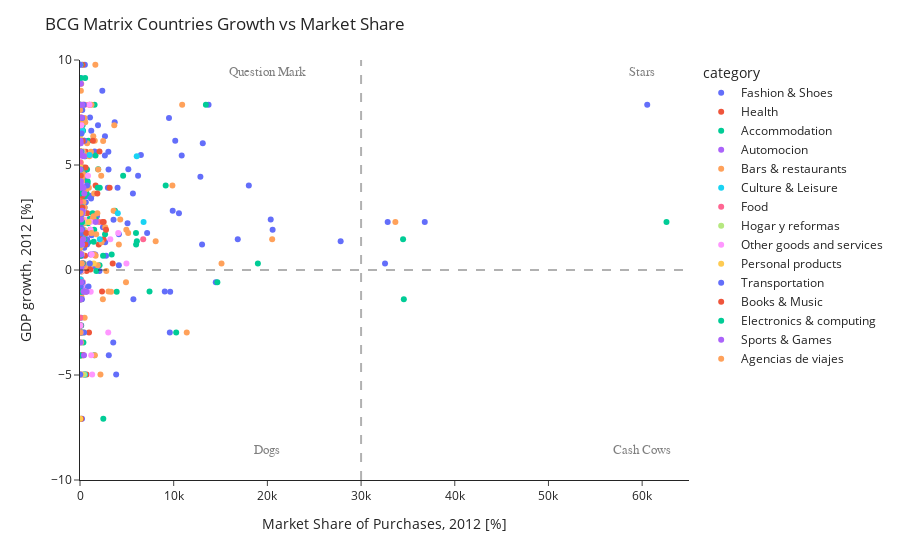

The notebook cell this image was saved under:
### Code cell
data = px.scatter(df1, x='sum_amount', y='growth_GDP', color='category', hover_name='country_name',
                  size_max=20)

layout = go.Layout(
    title='Growth-Share Matrix of countries Madrid transactions',
    xaxis=dict(
        title='Market Share of Purchases, 2012 [%]',
        gridcolor='rgb(255, 255, 255)',
        zerolinewidth=1,
        ticklen=5,
        gridwidth=2,
    ),
    yaxis=dict(
        title='GDP per Capity, 2012 [%]',
        gridcolor='rgb(255, 255, 255)',
        zerolinewidth=1,
        ticklen=5,
        gridwidth=2,
    ),
    paper_bgcolor='rgb(0,0,0,0)',
    plot_bgcolor='rgb(0,0,0,0)',
)

fig = go.Figure(data=data, layout=layout)

fig = fig.update_layout(
    yaxis_range=[-10,10], 
    title='BCG Matrix Countries Growth vs Market Share',
    yaxis=dict(title='GDP growth, 2012 [%]'))    
fig.update_layout(
    xaxis_range=[0,65000],
    xaxis=dict(title='Market Share of Purchases, 2012 [%]'))

fig.update_layout(template="simple_white")
fig.add_hline(y=0,line_width=2, line_dash="dash", line_color="black")
fig.add_vline(x=30000, line_width=2, line_dash="dash", line_color="black")

fig.add_annotation(
    x=20000
    , y=9
    , text='Question Mark'
    , yanchor='bottom'
    , showarrow=False
    , arrowhead=1
    , arrowsize=1
    , arrowwidth=2
    , arrowcolor="#636363"
    , ax=-20
    , ay=-30
    , font=dict(size=13, color="grey", family="Sans Serif")
    , align="left"
    ,)
fig.add_annotation(
    x=60000
    , y=9
    , text='Stars'
    , yanchor='bottom'
    , showarrow=False
    , arrowhead=1
    , arrowsize=1
    , arrowwidth=2
    , arrowcolor="#636363"
    , ax=-20
    , ay=-30
    , font=dict(size=13, color="grey", family="Sans Serif")
    , align="left"
    ,)

fig.add_annotation(
    x=60000
    , y=-9
    , text='Cash Cows'
    , yanchor='bottom'
    , showarrow=False
    , arrowhead=1
    , arrowsize=1
    , arrowwidth=2
    , arrowcolor="#636363"
    , ax=-20
    , ay=-30
    , font=dict(size=13, color="grey", family="Sans Serif")
    , align="left"
    ,)

fig.add_annotation(
    x=20000
    , y=-9
    , text='Dogs'
    , yanchor='bottom'
    , showarrow=False
    , arrowhead=1
    , arrowsize=1
    , arrowwidth=2
    , arrowcolor="#636363"
    , ax=-20
    , ay=-30
    , font=dict(size=13, color="grey", family="Sans Serif")
    , align="left"
    ,)

### Figure 1 — Plotly figure (JSON) as saved in the notebook; plotly's stock layout.template omitted (floating-point values rounded to 4 significant figures)
{"data": [{"hovertemplate": "<b>%{hovertext}</b><br><br>category=Fashion & Shoes<br>sum_amount=%{x}<br>growth_GDP=%{y}<extra></extra>", "hovertext": ["Algeria", "Andorra", "Angola", "Argentina", "Australia", "Austria", "Azerbaijan", "Bahrain", "Belarus", "Belgium", "Bosnia and Herzegovina", "Botswana", "Brazil", "Bulgaria", "Canada", "Cayman Islands", "Chile", "China", "Colombia", "Costa Rica", "Croatia", "Curacao", "Cyprus", "Czechia", "Côte d'Ivoire", "Denmark", "Dominican Republic", "Ecuador", "Egypt", "El Salvador", "Estonia", "Finland", "France", "Georgia", "Greece", "Guatemala", "Honduras", "Hong Kong", "Hungary", "Iceland", "India", "Indonesia", "Iraq", "Ireland", "Israel", "Italy", "Jamaica", "Japan", "Jordan", "Kazakhstan", "Korea, Republic of", "Kuwait", "Latvia", "Lebanon", "Lithuania", "Luxembourg", "Malawi", "Malaysia", "Mexico", "Moldova, Republic of", "Mongolia", "Morocco", "Mozambique", "Netherlands", "New Zealand", "Nigeria", "North Macedonia", "Norway", "Pakistan", "Panama", "Paraguay", "Peru", "Philippines", "Poland", "Portugal", "Puerto Rico", "Qatar", "Romania", "Russian Federation", "Saudi Arabia", "Senegal", "Singapore", "Slovakia", "Slovenia", "South Africa", "Sri Lanka", "Sweden", "Switzerland", "Taiwan, Province of China", "Thailand", "Trinidad and Tobago", "Turkey", "Uganda", "Ukraine", "United Arab Emirates", "United Kingdom ", "United States of America", "Uruguay", "Uzbekistan", "Venezuela (Bolivarian Republic of)", "Viet Nam", "Zimbabwe"], "legendgroup": "Fashion & Shoes", "marker": {"color": "#636efa", "symbol": "circle"}, "mode": "markers", "name": "Fashion & Shoes", "orientation": "v", "showlegend": true, "type": "scatter", "x": [1183.0, 3860.0, 2381.0, 9048.0, 4008.0, 2779.0, 146.7, 502.6, 507.0, 1626.0, 311.3, 584.9, 20560.0, 1413.0, 7165.0, 250.4, 10170.0, 60540.0, 2975.0, 315.8, 105.5, 107.9, 3550.0, 905.8, 242.2, 4149.0, 560.4, 1563.0, 5074.0, 217.6, 615.9, 5700.0, 32560.0, 2666.0, 214.6, 491.5, 104.7, 4149.0, 124.7, 450.3, 2653.0, 13100.0, 85.55, 2076.0, 9894.0, 9585.0, 237.9, 27820.0, 49.9, 5159.0, 20360.0, 1201.0, 3705.0, 1804.0, 403.9, 1237.0, 14.9, 6498.0, 5647.0, 100.8, 653.3, 65.85, 1071.0, 9627.0, 214.5, 335.6, 91.85, 10560.0, 873.8, 518.7, 254.7, 428.2, 1920.0, 2688.0, 3074.0, 78.87, 484.3, 2449.0, 18020.0, 226.3, 122, 12850.0, 418.1, 131.7, 3578.0, 102.9, 14490.0, 13030.0, 13720.0, 9498.0, 128.3, 3046.0, 324.9, 1631.0, 6200.0, 16840.0, 32840.0, 1212.0, 461.5, 3026.0, 1297.0, 127], "xaxis": "x", "y": [3.4, -4.974, 8.54, -1.026, 3.917, 0.6804, 2.165, 3.728, 1.687, 0.7392, -0.8218, 4.456, 1.921, 0.7549, 1.762, 1.23, 6.155, 7.864, 3.913, 4.883, -2.276, -0.06589, -3.447, -0.785, 7.62, 0.2265, 2.717, 5.642, 2.226, 2.816, 3.228, -1.398, 0.3131, 6.369, -7.087, 2.975, 4.129, 1.7, -1.258, 1.064, 5.456, 6.03, 13.94, -0.05235, 2.823, -2.981, -0.6136, 1.375, 2.429, 4.8, 2.403, 6.626, 7.037, 2.565, 3.844, 1.65, 1.886, 5.473, 3.642, -0.5897, 12.32, 3.01, 7.258, -1.03, 2.245, 4.23, -0.4562, 2.703, 3.507, 9.779, -0.708, 6.14, 6.897, 1.325, -4.057, 0.02928, 4.73, 2.041, 4.024, 5.411, 4.003, 4.435, 1.358, -2.639, 2.396, 9.145, -0.5883, 1.217, 7.864, 7.243, 1.343, 4.788, 3.837, 0.1523, 4.484, 1.47, 2.281, 3.538, 7.102, 5.626, 5.5, 16.67], "yaxis": "y"}, {"hovertemplate": "<b>%{hovertext}</b><br><br>category=Health<br>sum_amount=%{x}<br>growth_GDP=%{y}<extra></extra>", "hovertext": ["Algeria", "Andorra", "Argentina", "Austria", "Belgium", "Bosnia and Herzegovina", "Brazil", "Canada", "Chile", "China", "Colombia", "Costa Rica", "Denmark", "Dominican Republic", "Ecuador", "Egypt", "El Salvador", "Finland", "France", "Greece", "Guatemala", "Iceland", "India", "Ireland", "Israel", "Italy", "Japan", "Jordan", "Kazakhstan", "Korea, Republic of", "Kuwait", "Lebanon", "Lithuania", "Luxembourg", "Mexico", "Mozambique", "Netherlands", "Norway", "Panama", "Peru", "Philippines", "Poland", "Portugal", "Puerto Rico", "Qatar", "Romania", "Russian Federation", "Singapore", "Slovenia", "South Africa", "Sweden", "Switzerland", "Taiwan, Province of China", "Turkey", "Ukraine", "United Kingdom ", "United States of America", "Uruguay", "Uzbekistan", "Venezuela (Bolivarian Republic of)", "Viet Nam"], "legendgroup": "Health", "marker": {"color": "#EF553B", "symbol": "circle"}, "mode": "markers", "name": "Health", "orientation": "v", "showlegend": true, "type": "scatter", "x": [216.6, 703.9, 343.9, 540.5, 128.3, 5.95, 1111.0, 262.2, 452.9, 1011.0, 374.3, 23.67, 167.1, 149.3, 12.52, 379.3, 11.4, 150.7, 3489.0, 120.2, 18.75, 9.88, 21.93, 700.5, 207.3, 961.2, 298.6, 79.2, 10.4, 175.7, 5.82, 39.8, 10.9, 437.6, 518.1, 75.5, 613.6, 775.3, 282.1, 33.33, 107.9, 89.18, 372.2, 12.52, 78.1, 29.8, 1666.0, 21.14, 59.6, 20.69, 296.5, 2000.0, 31.87, 26.94, 914.8, 2512.0, 2529.0, 26.86, 18.68, 629.4, 206.4], "xaxis": "x", "y": [3.4, -4.974, -1.026, 0.6804, 0.7392, -0.8218, 1.921, 1.762, 6.155, 7.864, 3.913, 4.883, 0.2265, 2.717, 5.642, 2.226, 2.816, -1.398, 0.3131, -7.087, 2.975, 1.064, 5.456, -0.05235, 2.823, -2.981, 1.375, 2.429, 4.8, 2.403, 6.626, 2.565, 3.844, 1.65, 3.642, 7.258, -1.03, 2.703, 9.779, 6.14, 6.897, 1.325, -4.057, 0.02928, 4.73, 2.041, 4.024, 4.435, -2.639, 2.396, -0.5883, 1.217, 7.864, 4.788, 0.1523, 1.47, 2.281, 3.538, 7.102, 5.626, 5.5], "yaxis": "y"}, {"hovertemplate": "<b>%{hovertext}</b><br><br>category=Accommodation<br>sum_amount=%{x}<br>growth_GDP=%{y}<extra></extra>", "hovertext": ["Andorra", "Argentina", "Armenia", "Australia", "Austria", "Bahrain", "Belgium", "Botswana", "Brazil", "Bulgaria", "Canada", "Chile", "China", "Colombia", "Costa Rica", "Cyprus", "Denmark", "Egypt", "Finland", "France", "Greece", "Guatemala", "Honduras", "Hong Kong", "Iceland", "India", "Indonesia", "Ireland", "Israel", "Italy", "Japan", "Jordan", "Kazakhstan", "Kenya", "Korea, Republic of", "Kuwait", "Lebanon", "Lithuania", "Malaysia", "Malta", "Mexico", "Netherlands", "Nigeria", "Norway", "Pakistan", "Panama", "Philippines", "Poland", "Portugal", "Qatar", "Romania", "Russian Federation", "Samoa", "Saudi Arabia", "Senegal", "Singapore", "Slovenia", "South Africa", "Sri Lanka", "Sweden", "Switzerland", "Taiwan, Province of China", "Trinidad and Tobago", "Turkey", "Ukraine", "United Arab Emirates", "United Kingdom ", "United States of America", "Venezuela (Bolivarian Republic of)"], "legendgroup": "Accommodation", "marker": {"color": "#00cc96", "symbol": "circle"}, "mode": "markers", "name": "Accommodation", "orientation": "v", "showlegend": true, "type": "scatter", "x": [521.4, 7421.0, 28, 2110.0, 2461.0, 71.51, 3383.0, 266.5, 1516.0, 30.02, 5975.0, 892.0, 13440.0, 1885.0, 31.8, 365.0, 2089.0, 860.5, 34560.0, 18990.0, 2487.0, 311.5, 478.9, 2673.0, 17.5, 1657.0, 7.04, 1741.0, 3733.0, 10270.0, 6069.0, 1017.0, 1939.0, 360.1, 1677.0, 325, 118.2, 521.4, 153.0, 813.2, 713.7, 3915.0, 816.9, 1346.0, 500, 80.1, 273.8, 887.6, 1526.0, 91.36, 125.8, 9144.0, 30.13, 551.2, 690.7, 182.7, 95.5, 1332.0, 549.0, 14660.0, 5988.0, 1557.0, 1461.0, 751.9, 185.3, 4603.0, 34480.0, 62600.0, 116.6], "xaxis": "x", "y": [-4.974, -1.026, 7.2, 3.917, 0.6804, 3.728, 0.7392, 4.456, 1.921, 0.7549, 1.762, 6.155, 7.864, 3.913, 4.883, -3.447, 0.2265, 2.226, -1.398, 0.3131, -7.087, 2.975, 4.129, 1.7, 1.064, 5.456, 6.03, -0.05235, 2.823, -2.981, 1.375, 2.429, 4.8, 4.569, 2.403, 6.626, 2.565, 3.844, 5.473, 4.118, 3.642, -1.03, 4.23, 2.703, 3.507, 9.779, 6.897, 1.325, -4.057, 4.73, 2.041, 4.024, -4.089, 5.411, 4.003, 4.435, -2.639, 2.396, 9.145, -0.5883, 1.217, 7.864, 1.343, 4.788, 0.1523, 4.484, 1.47, 2.281, 5.626], "yaxis": "y"}, {"hovertemplate": "<b>%{hovertext}</b><br><br>category=Automocion<br>sum_amount=%{x}<br>growth_GDP=%{y}<extra></extra>", "hovertext": ["Andorra", "Bahrain", "Belgium", "India", "United Kingdom "], "legendgroup": "Automocion", "marker": {"color": "#ab63fa", "symbol": "circle"}, "mode": "markers", "name": "Automocion", "orientation": "v", "showlegend": true, "type": "scatter", "x": [390.1, 119.6, 1135.0, 114.9, 55.78], "xaxis": "x", "y": [-4.974, 3.728, 0.7392, 5.456, 1.47], "yaxis": "y"}, {"hovertemplate": "<b>%{hovertext}</b><br><br>category=Bars & restaurants<br>sum_amount=%{x}<br>growth_GDP=%{y}<extra></extra>", "hovertext": ["Andorra", "Angola", "Argentina", "Australia", "Austria", "Belarus", "Belgium", "Bolivia (Plurinational State of)", "Brazil", "Canada", "Cayman Islands", "Chile", "China", "Colombia", "Costa Rica", "Croatia", "Curacao", "Cyprus", "Czechia", "Côte d'Ivoire", "Denmark", "Dominican Republic", "Ecuador", "Egypt", "Estonia", "Finland", "France", "Georgia", "Guatemala", "Honduras", "Hong Kong", "Hungary", "Iceland", "India", "Indonesia", "Ireland", "Israel", "Italy", "Japan", "Jordan", "Kazakhstan", "Kenya", "Korea, Republic of", "Kuwait", "Latvia", "Lebanon", "Lithuania", "Luxembourg", "Malaysia", "Malta", "Mexico", "Moldova, Republic of", "Morocco", "Netherlands", "Nigeria", "North Macedonia", "Norway", "Oman", "Panama", "Paraguay", "Peru", "Philippines", "Poland", "Portugal", "Puerto Rico", "Qatar", "Romania", "Russian Federation", "Saudi Arabia", "Singapore", "Slovakia", "South Africa", "Sweden", "Switzerland", "Taiwan, Province of China", "Thailand", "Turkey", "Ukraine", "United Arab Emirates", "United Kingdom ", "United States of America", "Uruguay", "Uzbekistan", "Venezuela (Bolivarian Republic of)"], "legendgroup": "Bars & restaurants", "marker": {"color": "#FFA15A", "symbol": "circle"}, "mode": "markers", "name": "Bars & restaurants", "orientation": "v", "showlegend": true, "type": "scatter", "x": [2183.0, 90.72, 3038.0, 477.1, 1667.0, 16.3, 1532.0, 84.9, 4946.0, 5142.0, 599.7, 1577.0, 10900.0, 946.0, 381.8, 496.5, 173.6, 124.1, 100.8, 8.1, 1899.0, 211.1, 354.7, 477.6, 373.9, 2440.0, 15100.0, 1417.0, 488.5, 24.84, 1732.0, 140, 27.4, 631.1, 758.1, 2806.0, 3585.0, 11390.0, 8077.0, 1346.0, 75.04, 325.6, 4295.0, 165.9, 560.1, 1451.0, 668.8, 453.4, 572.6, 40, 1510.0, 106.6, 43.65, 3314.0, 212.1, 71.05, 1854.0, 132.7, 1638.0, 13.1, 2470.0, 3657.0, 2308.0, 1586.0, 129.4, 9.7, 2690.0, 9863.0, 999.4, 273.8, 50.95, 1464.0, 4908.0, 4146.0, 1229.0, 485.4, 1944.0, 542.8, 2261.0, 20510.0, 33660.0, 114.3, 195, 1163.0], "xaxis": "x", "y": [-4.974, 8.54, -1.026, 3.917, 0.6804, 1.687, 0.7392, 5.122, 1.921, 1.762, 1.23, 6.155, 7.864, 3.913, 4.883, -2.276, -0.06589, -3.447, -0.785, 7.62, 0.2265, 2.717, 5.642, 2.226, 3.228, -1.398, 0.3131, 6.369, 2.975, 4.129, 1.7, -1.258, 1.064, 5.456, 6.03, -0.05235, 2.823, -2.981, 1.375, 2.429, 4.8, 4.569, 2.403, 6.626, 7.037, 2.565, 3.844, 1.65, 5.473, 4.118, 3.642, -0.5897, 3.01, -1.03, 4.23, -0.4562, 2.703, 8.863, 9.779, -0.708, 6.14, 6.897, 1.325, -4.057, 0.02928, 4.73, 2.041, 4.024, 5.411, 4.435, 1.358, 2.396, -0.5883, 1.217, 7.864, 7.243, 4.788, 0.1523, 4.484, 1.47, 2.281, 3.538, 7.102, 5.626], "yaxis": "y"}, {"hovertemplate": "<b>%{hovertext}</b><br><br>category=Culture & Leisure<br>sum_amount=%{x}<br>growth_GDP=%{y}<extra></extra>", "hovertext": ["Andorra", "Argentina", "Austria", "Brazil", "Canada", "Cayman Islands", "Chile", "China", "Egypt", "Finland", "France", "Israel", "Italy", "Japan", "Kazakhstan", "Korea, Republic of", "Kuwait", "Malaysia", "Morocco", "North Macedonia", "Norway", "Paraguay", "Portugal", "Romania", "Russian Federation", "Saudi Arabia", "Sweden", "Switzerland", "Taiwan, Province of China", "United Kingdom ", "United States of America", "Venezuela (Bolivarian Republic of)"], "legendgroup": "Culture & Leisure", "marker": {"color": "#19d3f3", "symbol": "circle"}, "mode": "markers", "name": "Culture & Leisure", "orientation": "v", "showlegend": true, "type": "scatter", "x": [504.5, 28.4, 9.2, 415, 333.7, 302.7, 353.2, 4, 90, 24.3, 395.6, 65.7, 20.45, 216, 37, 30.5, 252.3, 1009.0, 201.8, 45, 4036.0, 29, 8.5, 83.2, 91.9, 6054.0, 54, 59, 65, 2117.0, 6787.0, 23.6], "xaxis": "x", "y": [-4.974, -1.026, 0.6804, 1.921, 1.762, 1.23, 6.155, 7.864, 2.226, -1.398, 0.3131, 2.823, -2.981, 1.375, 4.8, 2.403, 6.626, 5.473, 3.01, -0.4562, 2.703, -0.708, -4.057, 2.041, 4.024, 5.411, -0.5883, 1.217, 7.864, 1.47, 2.281, 5.626], "yaxis": "y"}, {"hovertemplate": "<b>%{hovertext}</b><br><br>category=Food<br>sum_amount=%{x}<br>growth_GDP=%{y}<extra></extra>", "hovertext": ["Andorra", "Argentina", "Australia", "Austria", "Belarus", "Belgium", "Bolivia (Plurinational State of)", "Brazil", "Canada", "China", "Colombia", "Croatia", "Czechia", "Denmark", "El Salvador", "Estonia", "Finland", "France", "Guatemala", "Ireland", "Israel", "Italy", "Japan", "Mexico", "Netherlands", "Norway", "Philippines", "Poland", "Russian Federation", "Slovenia", "Sweden", "Ukraine", "United Kingdom ", "United States of America"], "legendgroup": "Food", "marker": {"color": "#FF6692", "symbol": "circle"}, "mode": "markers", "name": "Food", "orientation": "v", "showlegend": true, "type": "scatter", "x": [95.35, 9.25, 13.81, 117.2, 5.85, 42.35, 12.65, 136.2, 1170.0, 510.6, 7.7, 19.23, 6.1, 274.4, 5, 11.85, 63.05, 392.6, 13.09, 29.22, 55.3, 166.5, 284.5, 27.59, 69.42, 179.8, 10.95, 80, 395.5, 47.7, 160.6, 21.55, 6746.0, 2048.0], "xaxis": "x", "y": [-4.974, -1.026, 3.917, 0.6804, 1.687, 0.7392, 5.122, 1.921, 1.762, 7.864, 3.913, -2.276, -0.785, 0.2265, 2.816, 3.228, -1.398, 0.3131, 2.975, -0.05235, 2.823, -2.981, 1.375, 3.642, -1.03, 2.703, 6.897, 1.325, 4.024, -2.639, -0.5883, 0.1523, 1.47, 2.281], "yaxis": "y"}, {"hovertemplate": "<b>%{hovertext}</b><br><br>category=Hogar y reformas<br>sum_amount=%{x}<br>growth_GDP=%{y}<extra></extra>", "hovertext": ["Andorra", "Argentina", "Australia", "Austria", "Belgium", "Belize", "Brazil", "China", "Colombia", "Cyprus", "Denmark", "Dominican Republic", "Finland", "France", "Italy", "Japan", "Lithuania", "Mexico", "Netherlands", "Norway", "Peru", "Poland", "Portugal", "Russian Federation", "Singapore", "South Africa", "Sweden", "Switzerland", "Turkey", "United Kingdom ", "United States of America"], "legendgroup": "Hogar y reformas", "marker": {"color": "#B6E880", "symbol": "circle"}, "mode": "markers", "name": "Hogar y reformas", "orientation": "v", "showlegend": true, "type": "scatter", "x": [434.8, 6.99, 35.98, 10.8, 19.99, 29.99, 283.6, 13.98, 7.99, 13.95, 152.8, 24.97, 52.94, 1019.0, 289.8, 345.2, 11.96, 32.56, 29.97, 319.7, 25.94, 114.0, 16.4, 170.9, 33.98, 33.94, 130.9, 252.3, 25.95, 197.9, 570.1], "xaxis": "x", "y": [-4.974, -1.026, 3.917, 0.6804, 0.7392, 2.428, 1.921, 7.864, 3.913, -3.447, 0.2265, 2.717, -1.398, 0.3131, -2.981, 1.375, 3.844, 3.642, -1.03, 2.703, 6.14, 1.325, -4.057, 4.024, 4.435, 2.396, -0.5883, 1.217, 4.788, 1.47, 2.281], "yaxis": "y"}, {"hovertemplate": "<b>%{hovertext}</b><br><br>category=Other goods and services<br>sum_amount=%{x}<br>growth_GDP=%{y}<extra></extra>", "hovertext": ["Andorra", "Argentina", "Australia", "Austria", "Bahrain", "Belgium", "Belize", "Brazil", "Bulgaria", "Canada", "Chile", "China", "Colombia", "Czechia", "Denmark", "Dominican Republic", "Finland", "France", "Ireland", "Israel", "Italy", "Japan", "Korea, Republic of", "Malaysia", "Mexico", "Netherlands", "Norway", "Panama", "Peru", "Philippines", "Poland", "Portugal", "Russian Federation", "Saudi Arabia", "Slovenia", "South Africa", "Sweden", "Switzerland", "Turkey", "United Arab Emirates", "United Kingdom ", "United States of America", "Venezuela (Bolivarian Republic of)"], "legendgroup": "Other goods and services", "marker": {"color": "#FF97FF", "symbol": "circle"}, "mode": "markers", "name": "Other goods and services", "orientation": "v", "showlegend": true, "type": "scatter", "x": [1298.0, 456.3, 144, 15, 26.27, 1248.0, 93.77, 1129.0, 61, 4079.0, 38.7, 1017, 95, 200, 154.6, 5.35, 82, 4956.0, 161.1, 302, 3014.0, 569.9, 470.2, 57.75, 100.4, 1143.0, 201.1, 20, 179.5, 150.8, 57.75, 1192.0, 327.8, 21.35, 19.25, 74.66, 305.2, 229.9, 61.25, 855, 3234.0, 1117.0, 205.2], "xaxis": "x", "y": [-4.974, -1.026, 3.917, 0.6804, 3.728, 0.7392, 2.428, 1.921, 0.7549, 1.762, 6.155, 7.864, 3.913, -0.785, 0.2265, 2.717, -1.398, 0.3131, -0.05235, 2.823, -2.981, 1.375, 2.403, 5.473, 3.642, -1.03, 2.703, 9.779, 6.14, 6.897, 1.325, -4.057, 4.024, 5.411, -2.639, 2.396, -0.5883, 1.217, 4.788, 4.484, 1.47, 2.281, 5.626], "yaxis": "y"}, {"hovertemplate": "<b>%{hovertext}</b><br><br>category=Personal products<br>sum_amount=%{x}<br>growth_GDP=%{y}<extra></extra>", "hovertext": ["Andorra", "Argentina", "Australia", "Austria", "Brazil", "Bulgaria", "China", "Colombia", "Costa Rica", "Ecuador", "Egypt", "Finland", "France", "Georgia", "Greece", "Guatemala", "Ireland", "Israel", "Italy", "Japan", "Mexico", "Netherlands", "Norway", "Portugal", "Russian Federation", "Singapore", "South Africa", "Sweden", "Switzerland", "Taiwan, Province of China", "Turkey", "United Kingdom ", "United States of America", "Venezuela (Bolivarian Republic of)"], "legendgroup": "Personal products", "marker": {"color": "#FECB52", "symbol": "circle"}, "mode": "markers", "name": "Personal products", "orientation": "v", "showlegend": true, "type": "scatter", "x": [179.1, 15, 54.15, 39.4, 408.9, 210, 354.6, 142.1, 26, 58, 85.4, 39.5, 1467.0, 13, 30, 26.2, 55, 96.88, 402.9, 610.2, 136.1, 89.95, 94, 126.8, 42.6, 41.5, 262, 210.8, 301.2, 14, 96, 303.5, 921.0, 19.5], "xaxis": "x", "y": [-4.974, -1.026, 3.917, 0.6804, 1.921, 0.7549, 7.864, 3.913, 4.883, 5.642, 2.226, -1.398, 0.3131, 6.369, -7.087, 2.975, -0.05235, 2.823, -2.981, 1.375, 3.642, -1.03, 2.703, -4.057, 4.024, 4.435, 2.396, -0.5883, 1.217, 7.864, 4.788, 1.47, 2.281, 5.626], "yaxis": "y"}, {"hovertemplate": "<b>%{hovertext}</b><br><br>category=Transportation<br>sum_amount=%{x}<br>growth_GDP=%{y}<extra></extra>", "hovertext": ["Andorra", "Argentina", "Australia", "Austria", "Belgium", "Brazil", "Canada", "Chile", "China", "Czechia", "Denmark", "Finland", "France", "Guatemala", "India", "Ireland", "Israel", "Italy", "Japan", "Jordan", "Korea, Republic of", "Lebanon", "Luxembourg", "Mexico", "Netherlands", "New Zealand", "Nicaragua", "Norway", "Panama", "Poland", "Romania", "Russian Federation", "Sweden", "Switzerland", "Taiwan, Province of China", "Thailand", "Ukraine", "United Kingdom ", "United States of America"], "legendgroup": "Transportation", "marker": {"color": "#636efa", "symbol": "circle"}, "mode": "markers", "name": "Transportation", "orientation": "v", "showlegend": true, "type": "scatter", "x": [33.41, 369.5, 226.8, 144.5, 43.45, 270.4, 136.8, 472.1, 393.8, 79.5, 27.05, 201.2, 1049.0, 31.3, 10860.0, 10.1, 266.6, 434.9, 276.2, 10.35, 17.15, 31.55, 6.05, 124.1, 187.2, 152.2, 159.4, 123.8, 11.5, 76.02, 45.1, 754.1, 237.3, 747.4, 10.95, 219, 60.45, 754.8, 36800.0], "xaxis": "x", "y": [-4.974, -1.026, 3.917, 0.6804, 0.7392, 1.921, 1.762, 6.155, 7.864, -0.785, 0.2265, -1.398, 0.3131, 2.975, 5.456, -0.05235, 2.823, -2.981, 1.375, 2.429, 2.403, 2.565, 1.65, 3.642, -1.03, 2.245, 6.495, 2.703, 9.779, 1.325, 2.041, 4.024, -0.5883, 1.217, 7.864, 7.243, 0.1523, 1.47, 2.281], "yaxis": "y"}, {"hovertemplate": "<b>%{hovertext}</b><br><br>category=Books & Music<br>sum_amount=%{x}<br>growth_GDP=%{y}<extra></extra>", "hovertext": ["Argentina", "Brazil", "Canada", "Chile", "Colombia", "Costa Rica", "Dominican Republic", "Ecuador", "France", "Guatemala", "Italy", "Korea, Republic of", "Mexico", "Peru", "Portugal", "Puerto Rico", "South Africa", "Switzerland", "United Arab Emirates", "United Kingdom ", "United States of America", "Uruguay", "Venezuela (Bolivarian Republic of)"], "legendgroup": "Books & Music", "marker": {"color": "#EF553B", "symbol": "circle"}, "mode": "markers", "name": "Books & Music", "orientation": "v", "showlegend": true, "type": "scatter", "x": [2351, 2778, 659.1, 1376.0, 3165.0, 594.4, 256, 2079.0, 250.3, 256, 81.8, 28.6, 1852, 290, 260, 1107.0, 101.3, 561.8, 95, 111, 2435.0, 263, 100], "xaxis": "x", "y": [-1.026, 1.921, 1.762, 6.155, 3.913, 4.883, 2.717, 5.642, 0.3131, 2.975, -2.981, 2.403, 3.642, 6.14, -4.057, 0.02928, 2.396, 1.217, 4.484, 1.47, 2.281, 3.538, 5.626], "yaxis": "y"}, {"hovertemplate": "<b>%{hovertext}</b><br><br>category=Electronics & computing<br>sum_amount=%{x}<br>growth_GDP=%{y}<extra></extra>", "hovertext": ["Argentina", "Australia", "Austria", "Brazil", "Colombia", "Denmark", "Dominican Republic", "Finland", "France", "Honduras", "Italy", "Mexico", "Netherlands", "Portugal", "Russian Federation", "South Africa", "Sri Lanka", "Sweden", "Switzerland", "Turkey", "United Kingdom ", "United States of America", "Venezuela (Bolivarian Republic of)"], "legendgroup": "Electronics & computing", "marker": {"color": "#00cc96", "symbol": "circle"}, "mode": "markers", "name": "Electronics & computing", "orientation": "v", "showlegend": true, "type": "scatter", "x": [147.0, 204, 43.04, 82.97, 29.99, 93.22, 69, 20, 291.1, 29, 135, 45.5, 21.85, 5, 20, 11.96, 50, 20, 120, 86.14, 453.4, 223.8, 156.0], "xaxis": "x", "y": [-1.026, 3.917, 0.6804, 1.921, 3.913, 0.2265, 2.717, -1.398, 0.3131, 4.129, -2.981, 3.642, -1.03, -4.057, 4.024, 2.396, 9.145, -0.5883, 1.217, 4.788, 1.47, 2.281, 5.626], "yaxis": "y"}, {"hovertemplate": "<b>%{hovertext}</b><br><br>category=Sports & Games<br>sum_amount=%{x}<br>growth_GDP=%{y}<extra></extra>", "hovertext": ["Argentina", "Australia", "Belgium", "Brazil", "Bulgaria", "Chile", "China", "Colombia", "Cyprus", "Finland", "France", "India", "Indonesia", "Israel", "Italy", "Korea, Republic of", "Mexico", "Mozambique", "Netherlands", "Nigeria", "Norway", "Oman", "Portugal", "Russian Federation", "Saudi Arabia", "Slovakia", "Sweden", "Switzerland", "Turkey", "Ukraine", "United Kingdom ", "United States of America", "Venezuela (Bolivarian Republic of)"], "legendgroup": "Sports & Games", "marker": {"color": "#ab63fa", "symbol": "circle"}, "mode": "markers", "name": "Sports & Games", "orientation": "v", "showlegend": true, "type": "scatter", "x": [371, 93.9, 53.9, 115, 147, 56, 225, 364.8, 38, 65, 199.7, 219.8, 85, 223.9, 125.5, 119.9, 457.7, 175, 707, 95, 249.1, 96, 425, 106.0, 432, 40, 110.3, 230.8, 42.9, 142, 363.2, 1671.0, 74], "xaxis": "x", "y": [-1.026, 3.917, 0.7392, 1.921, 0.7549, 6.155, 7.864, 3.913, -3.447, -1.398, 0.3131, 5.456, 6.03, 2.823, -2.981, 2.403, 3.642, 7.258, -1.03, 4.23, 2.703, 8.863, -4.057, 4.024, 5.411, 1.358, -0.5883, 1.217, 4.788, 0.1523, 1.47, 2.281, 5.626], "yaxis": "y"}, {"hovertemplate": "<b>%{hovertext}</b><br><br>category=Agencias de viajes<br>sum_amount=%{x}<br>growth_GDP=%{y}<extra></extra>", "hovertext": ["Canada", "France", "Italy", "Norway"], "legendgroup": "Agencias de viajes", "marker": {"color": "#FFA15A", "symbol": "circle"}, "mode": "markers", "name": "Agencias de viajes", "orientation": "v", "showlegend": true, "type": "scatter", "x": [1232.0, 181.1, 37.41, 66], "xaxis": "x", "y": [1.762, 0.3131, -2.981, 2.703], "yaxis": "y"}], "layout": {"annotations": [{"align": "left", "arrowcolor": "#636363", "arrowhead": 1, "arrowsize": 1, "arrowwidth": 2, "ax": -20, "ay": -30, "font": {"color": "grey", "family": "Sans Serif", "size": 13}, "showarrow": false, "text": "Question Mark", "x": 20000, "y": 9, "yanchor": "bottom"}, {"align": "left", "arrowcolor": "#636363", "arrowhead": 1, "arrowsize": 1, "arrowwidth": 2, "ax": -20, "ay": -30, "font": {"color": "grey", "family": "Sans Serif", "size": 13}, "showarrow": false, "text": "Stars", "x": 60000, "y": 9, "yanchor": "bottom"}, {"align": "left", "arrowcolor": "#636363", "arrowhead": 1, "arrowsize": 1, "arrowwidth": 2, "ax": -20, "ay": -30, "font": {"color": "grey", "family": "Sans Serif", "size": 13}, "showarrow": false, "text": "Cash Cows", "x": 60000, "y": -9, "yanchor": "bottom"}, {"align": "left", "arrowcolor": "#636363", "arrowhead": 1, "arrowsize": 1, "arrowwidth": 2, "ax": -20, "ay": -30, "font": {"color": "grey", "family": "Sans Serif", "size": 13}, "showarrow": false, "text": "Dogs", "x": 20000, "y": -9, "yanchor": "bottom"}], "legend": {"title": {"text": "category"}, "tracegroupgap": 0}, "margin": {"t": 60}, "shapes": [{"line": {"color": "black", "dash": "dash", "width": 2}, "type": "line", "x0": 0, "x1": 1, "xref": "x domain", "y0": 0, "y1": 0, "yref": "y"}, {"line": {"color": "black", "dash": "dash", "width": 2}, "type": "line", "x0": 30000, "x1": 30000, "xref": "x", "y0": 0, "y1": 1, "yref": "y domain"}], "title": {"text": "BCG Matrix Countries Growth vs Market Share"}, "xaxis": {"anchor": "y", "domain": [0, 1], "range": [0, 65000], "title": {"text": "Market Share of Purchases, 2012 [%]"}}, "yaxis": {"anchor": "x", "domain": [0, 1], "range": [-10, 10], "title": {"text": "GDP growth, 2012 [%]"}}}}
